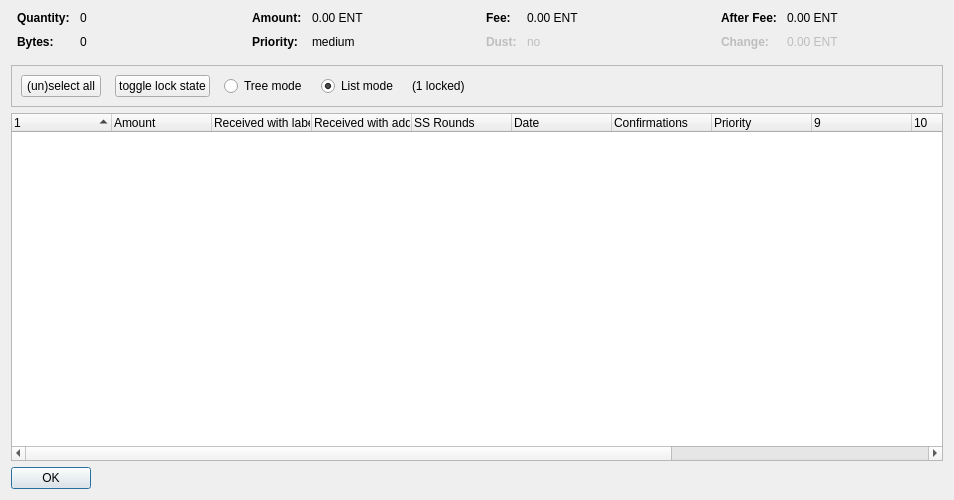
<?xml version="1.0" encoding="UTF-8"?>
<ui version="4.0">
 <class>CoinControlDialog</class>
 <widget class="QDialog" name="CoinControlDialog">
  <property name="geometry">
   <rect>
    <x>0</x>
    <y>0</y>
    <width>954</width>
    <height>500</height>
   </rect>
  </property>
  <property name="windowTitle">
   <string>Coin Selection</string>
  </property>
  <layout class="QVBoxLayout" name="verticalLayout">
   <item>
    <layout class="QHBoxLayout" name="horizontalLayoutTop" stretch="0,0,0,0">
     <property name="topMargin">
      <number>0</number>
     </property>
     <property name="bottomMargin">
      <number>10</number>
     </property>
     <item>
      <layout class="QFormLayout" name="formLayoutCoinControl1">
       <property name="horizontalSpacing">
        <number>10</number>
       </property>
       <property name="verticalSpacing">
        <number>10</number>
       </property>
       <property name="leftMargin">
        <number>6</number>
       </property>
       <property name="rightMargin">
        <number>6</number>
       </property>
       <item row="0" column="0">
        <widget class="QLabel" name="labelCoinControlQuantityText">
         <property name="font">
          <font>
           <weight>75</weight>
           <bold>true</bold>
          </font>
         </property>
         <property name="text">
          <string>Quantity:</string>
         </property>
        </widget>
       </item>
       <item row="0" column="1">
        <widget class="QLabel" name="labelCoinControlQuantity">
         <property name="cursor">
          <cursorShape>IBeamCursor</cursorShape>
         </property>
         <property name="contextMenuPolicy">
          <enum>Qt::ActionsContextMenu</enum>
         </property>
         <property name="text">
          <string notr="true">0</string>
         </property>
         <property name="textInteractionFlags">
          <set>Qt::LinksAccessibleByMouse|Qt::TextSelectableByKeyboard|Qt::TextSelectableByMouse</set>
         </property>
        </widget>
       </item>
       <item row="1" column="0">
        <widget class="QLabel" name="labelCoinControlBytesText">
         <property name="font">
          <font>
           <weight>75</weight>
           <bold>true</bold>
          </font>
         </property>
         <property name="text">
          <string>Bytes:</string>
         </property>
        </widget>
       </item>
       <item row="1" column="1">
        <widget class="QLabel" name="labelCoinControlBytes">
         <property name="cursor">
          <cursorShape>IBeamCursor</cursorShape>
         </property>
         <property name="contextMenuPolicy">
          <enum>Qt::ActionsContextMenu</enum>
         </property>
         <property name="text">
          <string notr="true">0</string>
         </property>
         <property name="textInteractionFlags">
          <set>Qt::LinksAccessibleByMouse|Qt::TextSelectableByKeyboard|Qt::TextSelectableByMouse</set>
         </property>
        </widget>
       </item>
      </layout>
     </item>
     <item>
      <layout class="QFormLayout" name="formLayoutCoinControl2">
       <property name="horizontalSpacing">
        <number>10</number>
       </property>
       <property name="verticalSpacing">
        <number>10</number>
       </property>
       <property name="leftMargin">
        <number>6</number>
       </property>
       <property name="rightMargin">
        <number>6</number>
       </property>
       <item row="0" column="0">
        <widget class="QLabel" name="labelCoinControlAmountText">
         <property name="font">
          <font>
           <weight>75</weight>
           <bold>true</bold>
          </font>
         </property>
         <property name="text">
          <string>Amount:</string>
         </property>
        </widget>
       </item>
       <item row="0" column="1">
        <widget class="QLabel" name="labelCoinControlAmount">
         <property name="cursor">
          <cursorShape>IBeamCursor</cursorShape>
         </property>
         <property name="contextMenuPolicy">
          <enum>Qt::ActionsContextMenu</enum>
         </property>
         <property name="text">
          <string notr="true">0.00 ENT</string>
         </property>
         <property name="textInteractionFlags">
          <set>Qt::LinksAccessibleByMouse|Qt::TextSelectableByKeyboard|Qt::TextSelectableByMouse</set>
         </property>
        </widget>
       </item>
       <item row="1" column="0">
        <widget class="QLabel" name="labelCoinControlPriorityText">
         <property name="font">
          <font>
           <weight>75</weight>
           <bold>true</bold>
          </font>
         </property>
         <property name="text">
          <string>Priority:</string>
         </property>
        </widget>
       </item>
       <item row="1" column="1">
        <widget class="QLabel" name="labelCoinControlPriority">
         <property name="cursor">
          <cursorShape>IBeamCursor</cursorShape>
         </property>
         <property name="contextMenuPolicy">
          <enum>Qt::ActionsContextMenu</enum>
         </property>
         <property name="text">
          <string>medium</string>
         </property>
         <property name="textInteractionFlags">
          <set>Qt::LinksAccessibleByMouse|Qt::TextSelectableByKeyboard|Qt::TextSelectableByMouse</set>
         </property>
        </widget>
       </item>
      </layout>
     </item>
     <item>
      <layout class="QFormLayout" name="formLayoutCoinControl3">
       <property name="horizontalSpacing">
        <number>10</number>
       </property>
       <property name="verticalSpacing">
        <number>10</number>
       </property>
       <property name="leftMargin">
        <number>6</number>
       </property>
       <property name="rightMargin">
        <number>6</number>
       </property>
       <item row="0" column="0">
        <widget class="QLabel" name="labelCoinControlFeeText">
         <property name="font">
          <font>
           <weight>75</weight>
           <bold>true</bold>
          </font>
         </property>
         <property name="text">
          <string>Fee:</string>
         </property>
        </widget>
       </item>
       <item row="0" column="1">
        <widget class="QLabel" name="labelCoinControlFee">
         <property name="cursor">
          <cursorShape>IBeamCursor</cursorShape>
         </property>
         <property name="contextMenuPolicy">
          <enum>Qt::ActionsContextMenu</enum>
         </property>
         <property name="text">
          <string notr="true">0.00 ENT</string>
         </property>
         <property name="textInteractionFlags">
          <set>Qt::LinksAccessibleByMouse|Qt::TextSelectableByKeyboard|Qt::TextSelectableByMouse</set>
         </property>
        </widget>
       </item>
       <item row="1" column="0">
        <widget class="QLabel" name="labelCoinControlLowOutputText">
         <property name="enabled">
          <bool>false</bool>
         </property>
         <property name="font">
          <font>
           <weight>75</weight>
           <bold>true</bold>
          </font>
         </property>
         <property name="text">
          <string>Dust:</string>
         </property>
        </widget>
       </item>
       <item row="1" column="1">
        <widget class="QLabel" name="labelCoinControlLowOutput">
         <property name="enabled">
          <bool>false</bool>
         </property>
         <property name="cursor">
          <cursorShape>IBeamCursor</cursorShape>
         </property>
         <property name="contextMenuPolicy">
          <enum>Qt::ActionsContextMenu</enum>
         </property>
         <property name="text">
          <string>no</string>
         </property>
         <property name="textInteractionFlags">
          <set>Qt::LinksAccessibleByMouse|Qt::TextSelectableByKeyboard|Qt::TextSelectableByMouse</set>
         </property>
        </widget>
       </item>
      </layout>
     </item>
     <item>
      <layout class="QFormLayout" name="formLayoutCoinControl4">
       <property name="horizontalSpacing">
        <number>10</number>
       </property>
       <property name="verticalSpacing">
        <number>10</number>
       </property>
       <property name="leftMargin">
        <number>6</number>
       </property>
       <property name="rightMargin">
        <number>6</number>
       </property>
       <item row="0" column="0">
        <widget class="QLabel" name="labelCoinControlAfterFeeText">
         <property name="font">
          <font>
           <weight>75</weight>
           <bold>true</bold>
          </font>
         </property>
         <property name="text">
          <string>After Fee:</string>
         </property>
        </widget>
       </item>
       <item row="0" column="1">
        <widget class="QLabel" name="labelCoinControlAfterFee">
         <property name="cursor">
          <cursorShape>IBeamCursor</cursorShape>
         </property>
         <property name="contextMenuPolicy">
          <enum>Qt::ActionsContextMenu</enum>
         </property>
         <property name="text">
          <string notr="true">0.00 ENT</string>
         </property>
         <property name="textInteractionFlags">
          <set>Qt::LinksAccessibleByMouse|Qt::TextSelectableByKeyboard|Qt::TextSelectableByMouse</set>
         </property>
        </widget>
       </item>
       <item row="1" column="0">
        <widget class="QLabel" name="labelCoinControlChangeText">
         <property name="enabled">
          <bool>false</bool>
         </property>
         <property name="font">
          <font>
           <weight>75</weight>
           <bold>true</bold>
          </font>
         </property>
         <property name="text">
          <string>Change:</string>
         </property>
        </widget>
       </item>
       <item row="1" column="1">
        <widget class="QLabel" name="labelCoinControlChange">
         <property name="enabled">
          <bool>false</bool>
         </property>
         <property name="cursor">
          <cursorShape>IBeamCursor</cursorShape>
         </property>
         <property name="contextMenuPolicy">
          <enum>Qt::ActionsContextMenu</enum>
         </property>
         <property name="text">
          <string notr="true">0.00 ENT</string>
         </property>
         <property name="textInteractionFlags">
          <set>Qt::LinksAccessibleByMouse|Qt::TextSelectableByKeyboard|Qt::TextSelectableByMouse</set>
         </property>
        </widget>
       </item>
      </layout>
     </item>
    </layout>
   </item>
   <item>
    <widget class="QFrame" name="frame">
     <property name="minimumSize">
      <size>
       <width>0</width>
       <height>40</height>
      </size>
     </property>
     <property name="frameShape">
      <enum>QFrame::StyledPanel</enum>
     </property>
     <property name="frameShadow">
      <enum>QFrame::Sunken</enum>
     </property>
     <layout class="QHBoxLayout" name="horizontalLayout">
      <item>
       <layout class="QHBoxLayout" name="horizontalLayoutPanel" stretch="0,0,0,0,0,0">
        <property name="spacing">
         <number>14</number>
        </property>
        <item>
         <widget class="QPushButton" name="pushButtonSelectAll">
          <property name="sizePolicy">
           <sizepolicy hsizetype="Maximum" vsizetype="Fixed">
            <horstretch>0</horstretch>
            <verstretch>0</verstretch>
           </sizepolicy>
          </property>
          <property name="text">
           <string>(un)select all</string>
          </property>
          <property name="autoDefault">
           <bool>false</bool>
          </property>
         </widget>
        </item>
        <item>
         <widget class="QPushButton" name="pushButtonToggleLock">
          <property name="sizePolicy">
           <sizepolicy hsizetype="Maximum" vsizetype="Fixed">
            <horstretch>0</horstretch>
            <verstretch>0</verstretch>
           </sizepolicy>
          </property>
          <property name="text">
           <string>toggle lock state</string>
          </property>
          <property name="autoDefault">
           <bool>false</bool>
          </property>
         </widget>
        </item>
        <item>
         <widget class="QRadioButton" name="radioTreeMode">
          <property name="sizePolicy">
           <sizepolicy hsizetype="Maximum" vsizetype="Fixed">
            <horstretch>0</horstretch>
            <verstretch>0</verstretch>
           </sizepolicy>
          </property>
          <property name="text">
           <string>Tree mode</string>
          </property>
         </widget>
        </item>
        <item>
         <widget class="QRadioButton" name="radioListMode">
          <property name="sizePolicy">
           <sizepolicy hsizetype="Maximum" vsizetype="Fixed">
            <horstretch>0</horstretch>
            <verstretch>0</verstretch>
           </sizepolicy>
          </property>
          <property name="text">
           <string>List mode</string>
          </property>
          <property name="checked">
           <bool>true</bool>
          </property>
         </widget>
        </item>
        <item>
         <widget class="QLabel" name="labelLocked">
          <property name="text">
           <string>(1 locked)</string>
          </property>
         </widget>
        </item>
        <item>
         <spacer name="horizontalSpacer">
          <property name="orientation">
           <enum>Qt::Horizontal</enum>
          </property>
          <property name="sizeHint" stdset="0">
           <size>
            <width>40</width>
            <height>20</height>
           </size>
          </property>
         </spacer>
        </item>
       </layout>
      </item>
     </layout>
    </widget>
   </item>
   <item>
    <widget class="CoinControlTreeWidget" name="treeWidget">
     <property name="contextMenuPolicy">
      <enum>Qt::CustomContextMenu</enum>
     </property>
     <property name="sortingEnabled">
      <bool>false</bool>
     </property>
     <property name="columnCount">
      <number>13</number>
     </property>
     <attribute name="headerShowSortIndicator" stdset="0">
      <bool>true</bool>
     </attribute>
     <attribute name="headerStretchLastSection">
      <bool>false</bool>
     </attribute>
     <column>
      <property name="text">
       <string/>
      </property>
     </column>
     <column>
      <property name="text">
       <string>Amount</string>
      </property>
     </column>
     <column>
      <property name="text">
       <string>Received with label</string>
      </property>
     </column>
     <column>
      <property name="text">
       <string>Received with address</string>
      </property>
     </column>
     <column>
      <property name="text">
       <string>SS Rounds</string>
      </property>
     </column>
     <column>
      <property name="text">
       <string>Date</string>
      </property>
     </column>
     <column>
      <property name="text">
       <string>Confirmations</string>
      </property>
      <property name="toolTip">
       <string>Confirmed</string>
      </property>
     </column>
     <column>
      <property name="text">
       <string>Priority</string>
      </property>
     </column>
     <column>
      <property name="text">
       <string/>
      </property>
     </column>
     <column>
      <property name="text">
       <string/>
      </property>
     </column>
     <column>
      <property name="text">
       <string/>
      </property>
     </column>
     <column>
      <property name="text">
       <string/>
      </property>
     </column>
     <column>
      <property name="text">
       <string/>
      </property>
     </column>
    </widget>
   </item>
   <item>
    <widget class="QDialogButtonBox" name="buttonBox">
     <property name="sizePolicy">
      <sizepolicy hsizetype="Maximum" vsizetype="Fixed">
       <horstretch>0</horstretch>
       <verstretch>0</verstretch>
      </sizepolicy>
     </property>
     <property name="orientation">
      <enum>Qt::Horizontal</enum>
     </property>
     <property name="standardButtons">
      <set>QDialogButtonBox::Ok</set>
     </property>
    </widget>
   </item>
  </layout>
 </widget>
 <customwidgets>
  <customwidget>
   <class>CoinControlTreeWidget</class>
   <extends>QTreeWidget</extends>
   <header>coincontroltreewidget.h</header>
  </customwidget>
 </customwidgets>
 <resources/>
 <connections/>
</ui>
